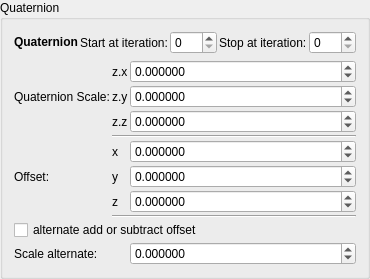
    <widget class="QGroupBox" name="groupBox_7">
     <property name="title">
      <string>Quaternion</string>
     </property>
     <layout class="QVBoxLayout" name="verticalLayout_10">
      <item>
       <layout class="QGridLayout" name="gridLayout_80">
        <property name="spacing">
         <number>2</number>
        </property>
        <item row="2" column="4">
         <widget class="MySpinBox" name="spinboxInt_transf_stop_iterations_A">
          <property name="sizePolicy">
           <sizepolicy hsizetype="Preferred" vsizetype="Maximum">
            <horstretch>0</horstretch>
            <verstretch>0</verstretch>
           </sizepolicy>
          </property>
          <property name="maximum">
           <number>999</number>
          </property>
         </widget>
        </item>
        <item row="2" column="1">
         <widget class="QLabel" name="label_72">
          <property name="text">
           <string>Start at iteration:</string>
          </property>
         </widget>
        </item>
        <item row="2" column="3">
         <widget class="QLabel" name="label_52">
          <property name="text">
           <string>Stop at iteration:</string>
          </property>
         </widget>
        </item>
        <item row="2" column="2">
         <widget class="MySpinBox" name="spinboxInt_transf_start_iterations_A">
          <property name="sizePolicy">
           <sizepolicy hsizetype="Minimum" vsizetype="Maximum">
            <horstretch>0</horstretch>
            <verstretch>0</verstretch>
           </sizepolicy>
          </property>
          <property name="minimum">
           <number>0</number>
          </property>
          <property name="maximum">
           <number>999</number>
          </property>
          <property name="value">
           <number>0</number>
          </property>
         </widget>
        </item>
        <item row="2" column="0">
         <widget class="QLabel" name="label_3">
          <property name="text">
           <string>&lt;html&gt;&lt;head/&gt;&lt;body&gt;&lt;p&gt;&lt;span style=&quot; font-weight:600;&quot;&gt;Quaternion&lt;/span&gt;&lt;/p&gt;&lt;/body&gt;&lt;/html&gt;</string>
          </property>
         </widget>
        </item>
       </layout>
      </item>
      <item>
       <layout class="QGridLayout" name="gridLayout_65" columnstretch="0,0,0,1">
        <property name="spacing">
         <number>2</number>
        </property>
        <item row="8" column="3">
         <widget class="MyDoubleSpinBox" name="spinbox3_transf_addition_constant_z">
          <property name="sizePolicy">
           <sizepolicy hsizetype="Minimum" vsizetype="Maximum">
            <horstretch>0</horstretch>
            <verstretch>0</verstretch>
           </sizepolicy>
          </property>
          <property name="prefix">
           <string/>
          </property>
          <property name="suffix">
           <string/>
          </property>
          <property name="decimals">
           <number>6</number>
          </property>
          <property name="minimum">
           <double>-99.989999999999995</double>
          </property>
          <property name="maximum">
           <double>99.989999999999995</double>
          </property>
          <property name="singleStep">
           <double>0.100000000000000</double>
          </property>
         </widget>
        </item>
        <item row="8" column="2">
         <widget class="QLabel" name="label_114">
          <property name="text">
           <string notr="true">z</string>
          </property>
         </widget>
        </item>
        <item row="3" column="1">
         <widget class="QLabel" name="label_95">
          <property name="text">
           <string>Quaternion Scale:</string>
          </property>
         </widget>
        </item>
        <item row="7" column="1">
         <widget class="QLabel" name="label_256">
          <property name="text">
           <string>Offset:</string>
          </property>
         </widget>
        </item>
        <item row="11" column="1">
         <widget class="QLabel" name="label_258">
          <property name="text">
           <string>Scale alternate:</string>
          </property>
         </widget>
        </item>
        <item row="11" column="3">
         <widget class="MyDoubleSpinBox" name="spinbox_transf_scale_1">
          <property name="sizePolicy">
           <sizepolicy hsizetype="Minimum" vsizetype="Maximum">
            <horstretch>0</horstretch>
            <verstretch>0</verstretch>
           </sizepolicy>
          </property>
          <property name="prefix">
           <string/>
          </property>
          <property name="suffix">
           <string/>
          </property>
          <property name="decimals">
           <number>6</number>
          </property>
          <property name="minimum">
           <double>-99.989999999999995</double>
          </property>
          <property name="maximum">
           <double>99.989999999999995</double>
          </property>
          <property name="singleStep">
           <double>0.100000000000000</double>
          </property>
         </widget>
        </item>
        <item row="6" column="2">
         <widget class="QLabel" name="label_112">
          <property name="text">
           <string notr="true">x</string>
          </property>
         </widget>
        </item>
        <item row="3" column="3">
         <widget class="MyDoubleSpinBox" name="spinbox3_transf_constant_multiplier_122_y">
          <property name="sizePolicy">
           <sizepolicy hsizetype="Minimum" vsizetype="Maximum">
            <horstretch>0</horstretch>
            <verstretch>0</verstretch>
           </sizepolicy>
          </property>
          <property name="prefix">
           <string/>
          </property>
          <property name="suffix">
           <string/>
          </property>
          <property name="decimals">
           <number>6</number>
          </property>
          <property name="minimum">
           <double>-99.989999999999995</double>
          </property>
          <property name="maximum">
           <double>99.989999999999995</double>
          </property>
          <property name="singleStep">
           <double>0.100000000000000</double>
          </property>
         </widget>
        </item>
        <item row="7" column="3">
         <widget class="MyDoubleSpinBox" name="spinbox3_transf_addition_constant_y">
          <property name="sizePolicy">
           <sizepolicy hsizetype="Minimum" vsizetype="Maximum">
            <horstretch>0</horstretch>
            <verstretch>0</verstretch>
           </sizepolicy>
          </property>
          <property name="prefix">
           <string/>
          </property>
          <property name="suffix">
           <string/>
          </property>
          <property name="decimals">
           <number>6</number>
          </property>
          <property name="minimum">
           <double>-99.989999999999995</double>
          </property>
          <property name="maximum">
           <double>99.989999999999995</double>
          </property>
          <property name="singleStep">
           <double>0.100000000000000</double>
          </property>
         </widget>
        </item>
        <item row="6" column="3">
         <widget class="MyDoubleSpinBox" name="spinbox3_transf_addition_constant_x">
          <property name="sizePolicy">
           <sizepolicy hsizetype="Minimum" vsizetype="Maximum">
            <horstretch>0</horstretch>
            <verstretch>0</verstretch>
           </sizepolicy>
          </property>
          <property name="prefix">
           <string/>
          </property>
          <property name="suffix">
           <string/>
          </property>
          <property name="decimals">
           <number>6</number>
          </property>
          <property name="minimum">
           <double>-99.989999999999995</double>
          </property>
          <property name="maximum">
           <double>99.989999999999995</double>
          </property>
          <property name="singleStep">
           <double>0.100000000000000</double>
          </property>
         </widget>
        </item>
        <item row="3" column="2">
         <widget class="QLabel" name="label_94">
          <property name="text">
           <string notr="true">z.y</string>
          </property>
         </widget>
        </item>
        <item row="4" column="3">
         <widget class="MyDoubleSpinBox" name="spinbox3_transf_constant_multiplier_122_z">
          <property name="sizePolicy">
           <sizepolicy hsizetype="Minimum" vsizetype="Maximum">
            <horstretch>0</horstretch>
            <verstretch>0</verstretch>
           </sizepolicy>
          </property>
          <property name="prefix">
           <string/>
          </property>
          <property name="suffix">
           <string/>
          </property>
          <property name="decimals">
           <number>6</number>
          </property>
          <property name="minimum">
           <double>-99.989999999999995</double>
          </property>
          <property name="maximum">
           <double>99.989999999999995</double>
          </property>
          <property name="singleStep">
           <double>0.100000000000000</double>
          </property>
         </widget>
        </item>
        <item row="2" column="2">
         <widget class="QLabel" name="label_96">
          <property name="text">
           <string notr="true">z.x</string>
          </property>
         </widget>
        </item>
        <item row="4" column="2">
         <widget class="QLabel" name="label_99">
          <property name="text">
           <string notr="true">z.z</string>
          </property>
         </widget>
        </item>
        <item row="9" column="2" colspan="2">
         <widget class="Line" name="line_8">
          <property name="orientation">
           <enum>Qt::Horizontal</enum>
          </property>
         </widget>
        </item>
        <item row="7" column="2">
         <widget class="QLabel" name="label_113">
          <property name="text">
           <string notr="true">y</string>
          </property>
         </widget>
        </item>
        <item row="5" column="2" colspan="2">
         <widget class="Line" name="line_9">
          <property name="orientation">
           <enum>Qt::Horizontal</enum>
          </property>
         </widget>
        </item>
        <item row="2" column="3">
         <widget class="MyDoubleSpinBox" name="spinbox3_transf_constant_multiplier_122_x">
          <property name="sizePolicy">
           <sizepolicy hsizetype="Minimum" vsizetype="Maximum">
            <horstretch>0</horstretch>
            <verstretch>0</verstretch>
           </sizepolicy>
          </property>
          <property name="prefix">
           <string/>
          </property>
          <property name="suffix">
           <string/>
          </property>
          <property name="decimals">
           <number>6</number>
          </property>
          <property name="minimum">
           <double>-99.989999999999995</double>
          </property>
          <property name="maximum">
           <double>99.989999999999995</double>
          </property>
          <property name="singleStep">
           <double>0.100000000000000</double>
          </property>
         </widget>
        </item>
        <item row="10" column="1" colspan="3">
         <widget class="MyCheckBox" name="checkBox_transf_function_enabledAx_false">
          <property name="text">
           <string>alternate add or subtract offset</string>
          </property>
         </widget>
        </item>
       </layout>
      </item>
     </layout>
    </widget>
